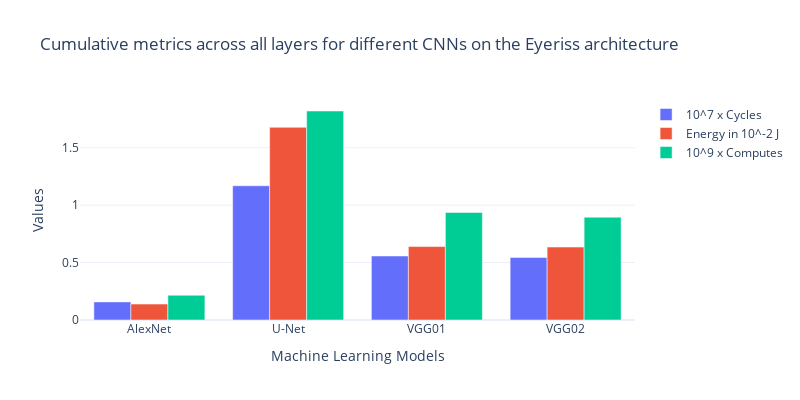

The notebook cell saved with this chart:
### Code cell
import plotly.graph_objs as go
import plotly.io as pio

# Create bar traces for each parameter (energy, cycles, compute_per_j)

cb_friendly_colors = {
    "energies": "#1f77b4",
    "cycles": "#ff7f0e",
    "computes": "#2ca02c",
}
# grayscale_colors = {
#     "energies": "#666666",
#     "cycles": "#999999",
#     "computes": "#cccccc",
# }

traces = []
for metric in stat_types:
    traces.append(
        go.Bar(
            x=model_architectures,
            y=[(data[model][metric] / scales[metric]) for model in data],
            name=mapping_ylabel[metric],
            # marker_color=cb_friendly_colors[metric]
        )
    )

# "Cumulative metrics across all layers for different CNNs on the Eyeriss architecture"
# "Average metrics per layer for different CNNs on the Eyeriss architecture"

# Create a grouped layout
layout = go.Layout(
    title="Cumulative metrics across all layers for different CNNs on the Eyeriss architecture",
    barmode="group",
    template="plotly_white",
    xaxis=dict(title="Machine Learning Models"),
    yaxis=dict(title="Values"),
    width=800, height=400
)

# Create a Figure
fig = go.Figure(data=traces, layout=layout)

# Show the figure
pio.show(fig)

### Figure 1 — Plotly figure (JSON) as saved in the notebook; plotly's stock layout.template omitted (floating-point values rounded to 4 significant figures)
{"data": [{"name": "10^7 x Cycles", "type": "bar", "x": ["AlexNet", "U-Net", "VGG01", "VGG02"], "y": [0.1577, 1.168, 0.557, 0.5444]}, {"name": "Energy in 10^-2 J", "type": "bar", "x": ["AlexNet", "U-Net", "VGG01", "VGG02"], "y": [0.1387, 1.677, 0.6391, 0.6349]}, {"name": "10^9 x Computes", "type": "bar", "x": ["AlexNet", "U-Net", "VGG01", "VGG02"], "y": [0.2153, 1.819, 0.9357, 0.8946]}], "layout": {"barmode": "group", "height": 400, "title": {"text": "Cumulative metrics across all layers for different CNNs on the Eyeriss architecture"}, "width": 800, "xaxis": {"title": {"text": "Machine Learning Models"}}, "yaxis": {"title": {"text": "Values"}}}}
